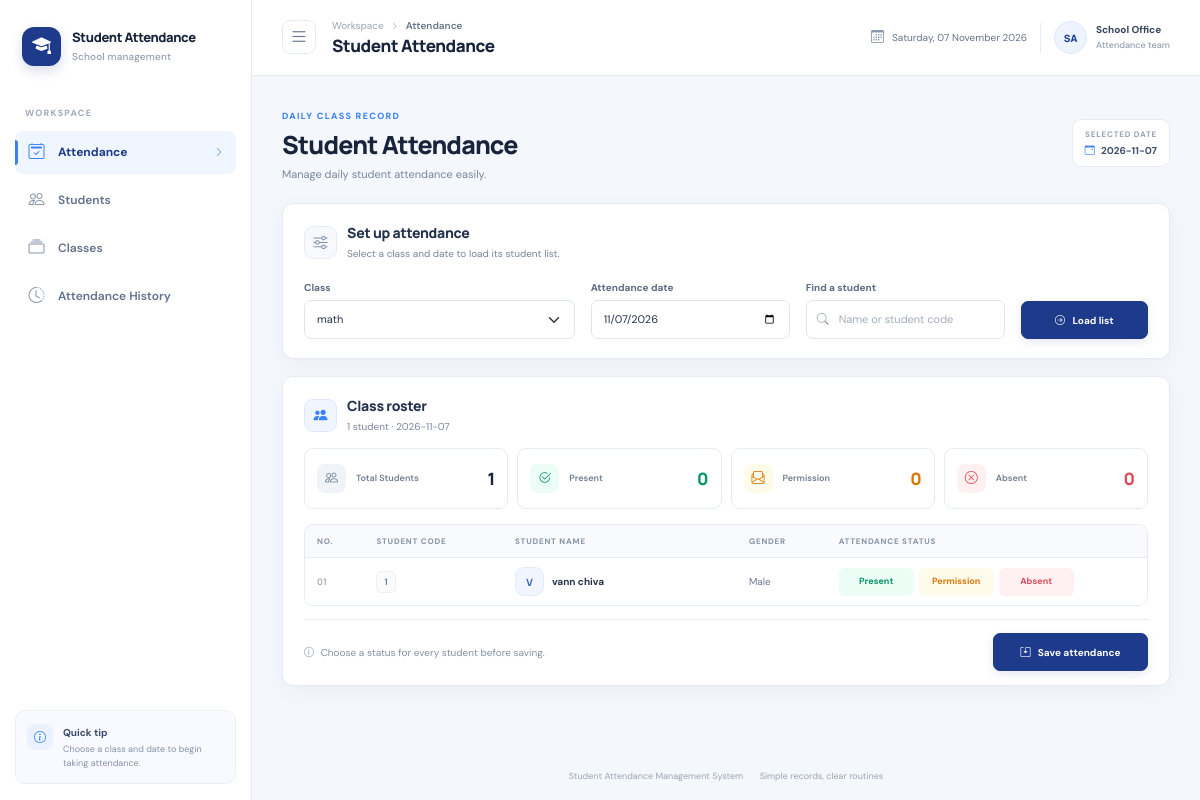
Screenshot of /attendance?class_id=5 with the database file from the repository.
### tables this page shows
CREATE TABLE Students (
    StudentID INTEGER PRIMARY KEY AUTOINCREMENT,
    ClassID INTEGER NOT NULL,
    StudentCode TEXT NOT NULL UNIQUE CHECK (length(StudentCode) <= 30),
    StudentName TEXT NOT NULL CHECK (length(StudentName) <= 100),
    Gender TEXT NOT NULL CHECK (Gender IN ('Male', 'Female', 'Other')),
    CreatedAt TEXT NOT NULL DEFAULT (datetime('now')),
    FOREIGN KEY (ClassID) REFERENCES Classes(ClassID)
);

### routes/attendance.py (the view)
@attendance_bp.get("/attendance")
def index():
    classes = fetch_all("SELECT ClassID, ClassName FROM Classes ORDER BY ClassName")
    selected = request.args.get("class_id", "")
    day = request.args.get("date", date.today().isoformat())
    students, saved = [], False
    if selected.isdigit():
        students = fetch_all("""SELECT s.StudentID, s.StudentCode, s.StudentName, s.Gender, a.Status
            FROM Students s LEFT JOIN Attendance a ON a.StudentID=s.StudentID AND a.AttendanceDate=?
            WHERE s.ClassID=? ORDER BY s.StudentName""", (day, int(selected)))
        saved = bool(students) and all(row["Status"] in STATUSES for row in students)
    return render_template("attendance.html", classes=classes, selected_class=selected, attendance_date=day, students=students, saved=saved, statuses=STATUSES)

### database.py (called while the page is built)
def _connect(path):
    connection = sqlite3.connect(path, timeout=10)
    connection.row_factory = sqlite3.Row
    connection.execute("PRAGMA foreign_keys = ON")
    return connection

@contextmanager
def get_connection():
    connection = _connect(current_app.config["DATABASE_PATH"])
    try:
        yield connection
        connection.commit()
    except Exception:
        connection.rollback()
        raise
    finally:
        connection.close()

def fetch_all(sql, params=()):
    if not isinstance(params, (tuple, list)):
        params = (params,)
    with get_connection() as connection:
        return [dict(row) for row in connection.execute(sql, params).fetchall()]

### templates/attendance.html (shortened to what this page needs)
{% extends 'base.html' %}
{% block content %}
<section class="page-heading"><div><div class="eyebrow">DAILY CLASS RECORD</div><h2>Student Attendance</h2><p>Manage daily student attendance easily.</p></div><div class="heading-date"><span>SELECTED DATE</span><strong><i class="bi bi-calendar-event"></i> {{ attendance_date or '' }}</strong></div></section>
<section class="panel filter-panel"><div class="panel-heading"><div class="panel-icon"><i class="bi bi-sliders"></i></div><div><h3>Set up attendance</h3><p>Select a class and date to load its student list.</p></div></div><form class="row g-3 align-items-end" method="get" action="{{ url_for('attendance.index') }}"><div class="col-md-4"><label class="form-label" for="class_id">Class</label><select class="form-select" id="class_id" name="class_id" required><option value="">Choose a class</option>{% for c in classes %}<option value="{{ c.ClassID }}" {% if selected_class|string == c.ClassID|string %}selected{% endif %}>{{ c.ClassName }}</option>{% endfor %}</select></div><div class="col-md-3"><label class="form-label" for="attendance_date">Attendance date</label><input class="form-control" id="attendance_date" name="date" type="date" value="{{ attendance_date or '' }}" required></div><div class="col-md-3"><label class="form-label" for="roster-search">Find a student</label><div class="input-with-icon"><i class="bi bi-search"></i><input class="form-control" id="roster-search" type="search" placeholder="Name or student code" {% if not selected_class %}disabled{% endif %}></div></div><div class="col-md-2"><button class="btn btn-primary w-100" type="submit"><i class="bi bi-arrow-right-circle"></i> Load list</button></div></form></section>
{% if selected_class %}<section class="panel roster-panel"><div class="roster-heading"><div class="panel-heading"><div class="panel-icon panel-icon-blue"><i class="bi bi-people-fill"></i></div><div><h3>Class roster</h3><p>{{ students|length }} student · {{ attendance_date }}</p></div></div></div>
{% if students %}<div class="summary-grid"><div class="summary-card total-card"><span class="summary-icon"><i class="bi bi-people"></i></span><span class="summary-label">Total Students</span><strong id="total-count">{{ students|length }}</strong></div><div class="summary-card present-card"><span class="summary-icon"><i class="bi bi-check2-circle"></i></span><span class="summary-label">Present</span><strong id="count-present">0</strong></div><div class="summary-card permission-card"><span class="summary-icon"><i class="bi bi-envelope-paper"></i></span><span class="summary-label">Permission</span><strong id="count-permission">0</strong></div><div class="summary-card absent-card"><span class="summary-icon"><i class="bi bi-x-circle"></i></span><span class="summary-label">Absent</span><strong id="count-absent">0</strong></div></div>
<form method="post" action="{{ url_for('attendance.save') }}" id="attendance-form" data-roster='{{ students|map(attribute="StudentID")|list|tojson }}'>
<div class="table-responsive table-shell"><table class="table align-middle attendance-table"><thead><tr><th>NO.</th><th>STUDENT CODE</th><th>STUDENT NAME</th><th>GENDER</th><th>ATTENDANCE STATUS</th></tr></thead><tbody id="roster-body">{% for student in students %}<tr class="roster-row" data-search="{{ (student.StudentName ~ ' ' ~ student.StudentCode)|lower }}"><td class="row-number">{{ '%02d'|format(loop.index) }}</td><td><span class="student-code">{{ student.StudentCode }}</span></td><td><div class="student-cell"><span class="student-avatar">{{ student.StudentName[:1]|upper }}</span><span class="student-name">{{ student.StudentName }}</span></div></td><td><span class="gender-label">{{ student.Gender }}</span></td><td><div class="status-options" role="group" aria-label="Attendance status for {{ student.StudentName }}">{% for status in statuses %}<label class="status-choice status-{{ status|lower }}"><span>{{ status }}</span></label>{% endfor %}</div></td></tr>{% endfor %}</tbody></table></div>
<div class="form-actions"><span class="form-hint"><i class="bi bi-info-circle"></i> Choose a status for every student before saving.</span><button class="btn btn-primary save-button" type="submit"><i class="bi bi-save2"></i> {% if saved %}Update attendance{% else %}Save attendance{% endif %}</button></div></form>
{% endif %}</section>{% else %}<section class="welcome-card"><div class="welcome-icon"><i class="bi bi-calendar2-check"></i></div><div><span class="eyebrow">READY WHEN YOU ARE</span><h3>Start an attendance record</h3><p>Choose a class and date above to see its student roster.</p></div></section>{% endif %}
{% endblock %}

### rows the page displays
Students: index "01", StudentCode "1", StudentName "V", StudentName "vann chiva", Gender "Male", statuses "Present" "Permission" "Absent"

### other values shown
{{ attendance_date or '' }} "2026-11-07"
{{ students|length }} "1"
{{ attendance_date }} "2026-11-07"
form field class_id "math"
